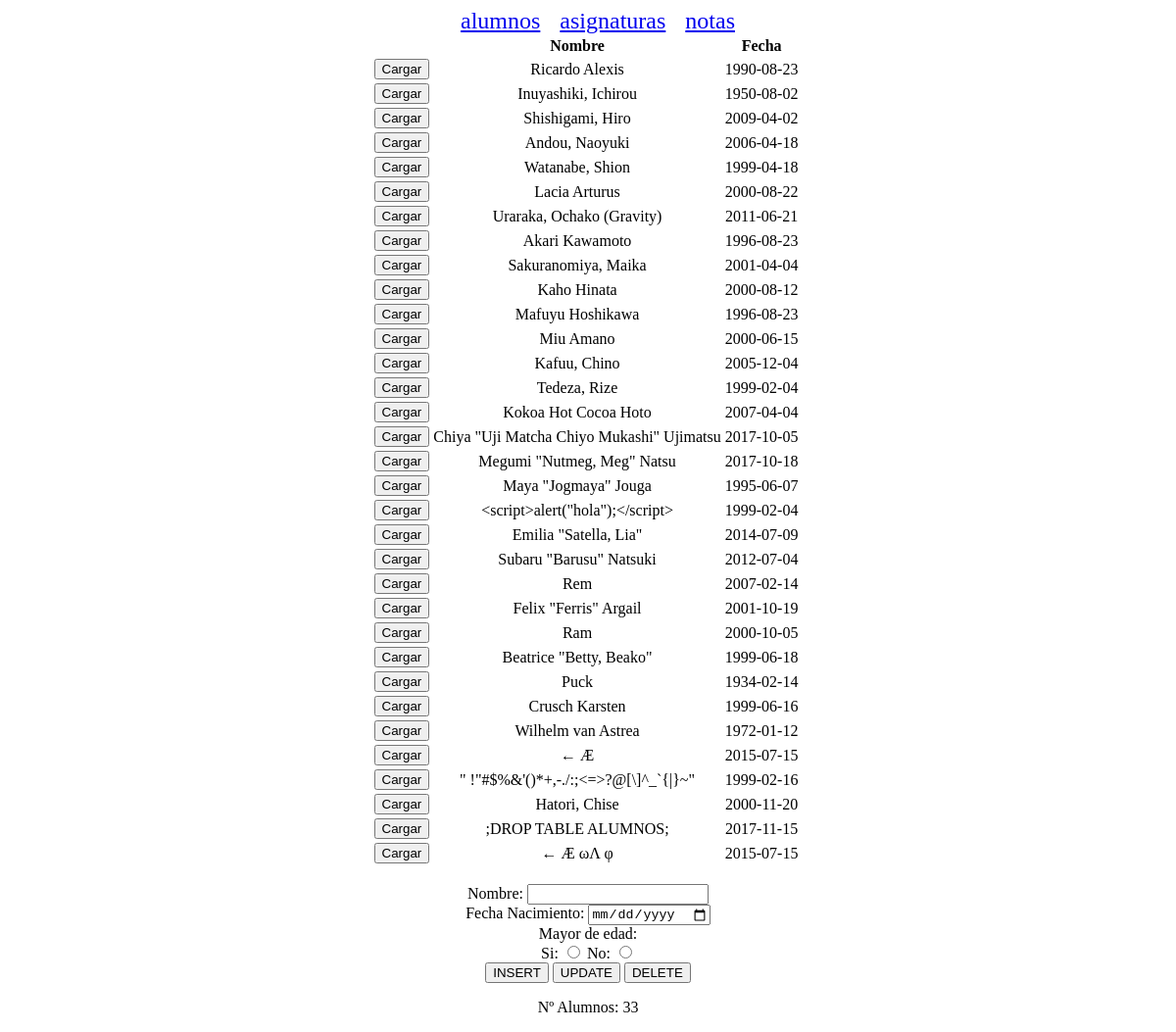
/alumnos.php, run on the app's committed database.
### tables this page shows
CREATE TABLE `ALUMNOS` (
  `ID` int(11) NOT NULL,
  `NOMBRE` varchar(250) DEFAULT NULL,
  `FECHA_NACIMIENTO` date DEFAULT NULL,
  `MAYOR_EDAD` tinyint(4) DEFAULT NULL
);

### alumnos.php (called while the page is built, shortened)
<?php
$credenciales = new credentialsDatabase();
$listaAlumnos = getAllAlumnos($credenciales);
include 'index.php';
function conexionDB($credenciales) {
    $host = $credenciales->getServername();
    $user = $credenciales->getUsername();
    $password = $credenciales->getPassword();
    $database = $credenciales->getDatabase();
    $conexion = new mysqli($host, $user, $password, $database);
    $conexion->set_charset("utf8");
    return $conexion;
}
function getAllAlumnos($credenciales) {
    $lista = NULL;
    $resultado = NULL;
    try {
        $conexion = conexionDB($credenciales);
        $lista = array();
        $resultado = $conexion->query(SqlQuery::SELECT_ALL_ALUMNOS);
        while ($fila = $resultado->fetch_assoc()) {
            $alumno = array(
                SqlQuery::ID => $fila[SqlQuery::ID],
                SqlQuery::NOMBRE => $fila[SqlQuery::NOMBRE],
                SqlQuery::FECHA_NACIMIENTO => $fila[SqlQuery::FECHA_NACIMIENTO],
                SqlQuery::MAYOR_EDAD => $fila[SqlQuery::MAYOR_EDAD]
            );
            $lista[] = $alumno;
        }
    } catch (Exception $ex) {
        $ex->getMessage();
    } finally {
        try {
            if ($resultado != NULL) {
                $resultado->free();
            }
        } catch (Exception $e) {
            $e->getMessage();
        }
        cerrarConexion($conexion);
    }
    return $lista;
}

### alumnosVista.php (the view, shortened to what this page needs)
<?php
echo '
                    <table class = "table">
                    <tr>
                    <th></th>
                    <th>Nombre</th>
                    <th>Fecha</th>
                    <th></th>
                    </tr>';
foreach ($listaAlumnos as &$valor) {
    $id = $valor[SqlQuery::ID];
    $nombre = htmlspecialchars($valor[SqlQuery::NOMBRE]);
    $fecha_nacimiento = $valor[SqlQuery::FECHA_NACIMIENTO];
    $mayor_edad = $valor[SqlQuery::MAYOR_EDAD];
    echo '<tr>
               <td><button id = "cargarAlumno" onClick = "cargarAlumno(';
    echo $id;
    echo ',\'';
    echo str_replace("'", "\'", $nombre);
    echo '\',\'';
    echo $fecha_nacimiento;
    echo '\',';
    echo $mayor_edad;
    echo ')">Cargar</button>
                </td><td contenteditable = "true">';
    echo $nombre;
    echo '</td><td contenteditable = "true">';
    echo $fecha_nacimiento;
    echo '</td></tr>';
}
echo '</table>'
 . '<form action="alumnos.php" >
                    <input type="hidden" name="ID" id="id" ><br>
                    Nombre:
                    <input type="text" name="NOMBRE" id="nombre" ><br>
                    Fecha Nacimiento:
                    <input type="date" name="FECHA_NACIMIENTO" id="fecha_nacimiento" placeholder="yyyy-mm-dd"><br>
                    Mayor de edad: <br>
                    Si: <input type="radio" name="MAYOR_EDAD" value="on" id="mayor_edad_true" required >
                    No: <input type="radio" name="MAYOR_EDAD" value="off" id="mayor_edad_false" >
                    <br>
                    <input type="submit" name="ACTION" value="INSERT">
                    <input type="submit" name="ACTION" value="UPDATE">
                    <input type="submit" name="ACTION" value="DELETE">
                </form>
                <p>Nº Alumnos: ';
echo count($listaAlumnos);
echo '</p>';

### index.php (shortened to what this page needs)
<!DOCTYPE html>
<html>
    <head>
        <link rel="stylesheet" href="//code.jquery.com/ui/1.11.4/themes/smoothness/jquery-ui.css">
    </head>
    <body>
        <div class="container">
            <a href="alumnos.php">alumnos</a><a href="asignaturas.php">asignaturas</a><a href="notas.php">notas</a>
        </div>
        <?php
        if (isset($notasView) && $notasView) {
            include 'notasVista.php';
        } elseif (isset($listaAlumnos) && $listaAlumnos != NULL) {
            include 'alumnosVista.php';
        } elseif (isset($listaAsignaturas) && $listaAsignaturas != NULL) {
            include 'asignaturasVista.php';
        }
        ?>
    </body>
</html>

### index.php (style rules this page uses)
body { text-align: center }
table { margin-left: auto; margin-right: auto; }
.container { margin: 0 auto; text-align: center; width: 100%; }
.container a { padding-left: 20px; font-size: 1.5em; }

### data on the page
alumnos: NOMBRE "Ricardo Alexis", FECHA_NACIMIENTO "1990-08-23"
alumnos: NOMBRE "Inuyashiki, Ichirou", FECHA_NACIMIENTO "1950-08-02"
alumnos: NOMBRE "Shishigami, Hiro", FECHA_NACIMIENTO "2009-04-02"
alumnos: NOMBRE "Andou, Naoyuki", FECHA_NACIMIENTO "2006-04-18"
alumnos: NOMBRE "Watanabe, Shion", FECHA_NACIMIENTO "1999-04-18"
alumnos: NOMBRE "Lacia Arturus", FECHA_NACIMIENTO "2000-08-22"
alumnos: NOMBRE "Uraraka, Ochako (Gravity)", FECHA_NACIMIENTO "2011-06-21"
alumnos: NOMBRE "Akari Kawamoto", FECHA_NACIMIENTO "1996-08-23"
alumnos: NOMBRE "Sakuranomiya, Maika", FECHA_NACIMIENTO "2001-04-04"
alumnos: NOMBRE "Kaho Hinata", FECHA_NACIMIENTO "2000-08-12"
alumnos: NOMBRE "Mafuyu Hoshikawa", FECHA_NACIMIENTO "1996-08-23"
alumnos: NOMBRE "Miu Amano", FECHA_NACIMIENTO "2000-06-15"
alumnos: NOMBRE "Kafuu, Chino", FECHA_NACIMIENTO "2005-12-04"
alumnos: NOMBRE "Tedeza, Rize", FECHA_NACIMIENTO "1999-02-04"
alumnos: NOMBRE "Kokoa Hot Cocoa Hoto", FECHA_NACIMIENTO "2007-04-04"
alumnos: NOMBRE "Chiya \"Uji Matcha Chiyo Mukashi\" Ujimatsu", FECHA_NACIMIENTO "2017-10-05"
alumnos: NOMBRE "Megumi \"Nutmeg, Meg\" Natsu", FECHA_NACIMIENTO "2017-10-18"
alumnos: NOMBRE "Maya \"Jogmaya\" Jouga", FECHA_NACIMIENTO "1995-06-07"
alumnos: NOMBRE "<script>alert(\"hola\");</script>", FECHA_NACIMIENTO "1999-02-04"
alumnos: NOMBRE "Emilia \"Satella, Lia\"", FECHA_NACIMIENTO "2014-07-09"
alumnos: NOMBRE "Subaru \"Barusu\" Natsuki", FECHA_NACIMIENTO "2012-07-04"
alumnos: NOMBRE "Rem", FECHA_NACIMIENTO "2007-02-14"
alumnos: NOMBRE "Felix \"Ferris\" Argail", FECHA_NACIMIENTO "2001-10-19"
alumnos: NOMBRE "Ram", FECHA_NACIMIENTO "2000-10-05"
alumnos: NOMBRE "Beatrice \"Betty, Beako\"", FECHA_NACIMIENTO "1999-06-18"
alumnos: NOMBRE "Puck", FECHA_NACIMIENTO "1934-02-14"
alumnos: NOMBRE "Crusch Karsten", FECHA_NACIMIENTO "1999-06-16"
alumnos: NOMBRE "Wilhelm van Astrea", FECHA_NACIMIENTO "1972-01-12"
alumnos: NOMBRE "← Æ", FECHA_NACIMIENTO "2015-07-15"
alumnos: NOMBRE "\" !\"#$%&'()*+,-./:;<=>?@[\\]^_`{|}~\"", FECHA_NACIMIENTO "1999-02-16"
alumnos: NOMBRE "Hatori, Chise", FECHA_NACIMIENTO "2000-11-20"
alumnos: NOMBRE ";DROP TABLE ALUMNOS;", FECHA_NACIMIENTO "2017-11-15"
alumnos: NOMBRE "← Æ ωΛ φ", FECHA_NACIMIENTO "2015-07-15"

### other printed values
count($listaAlumnos) "33"
